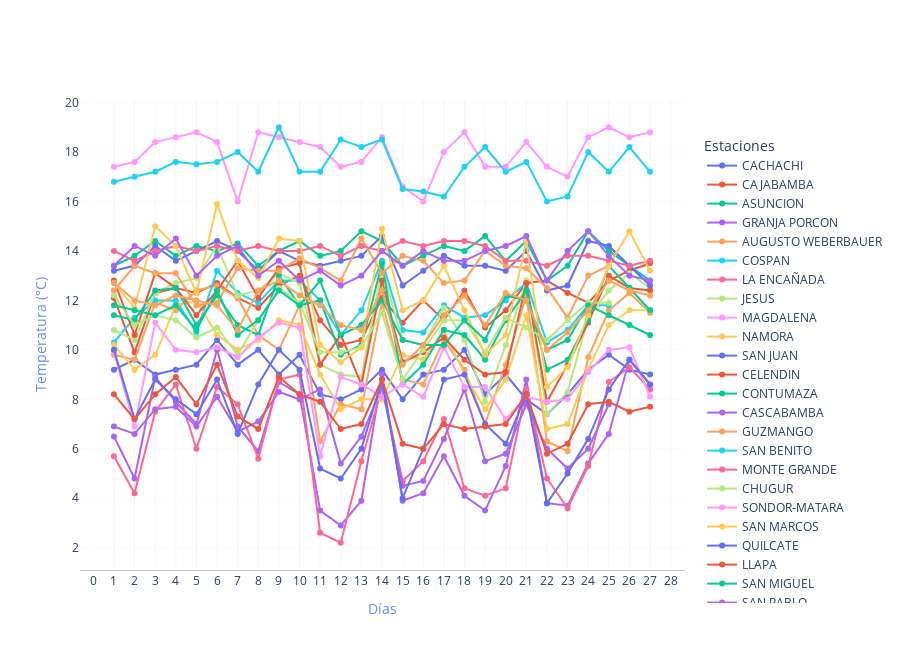

The code cell stored with this chart in its notebook:
### Code cell
dash.fig_mn

### Figure 1 — Plotly figure (JSON) as saved in the notebook; plotly's stock layout.template omitted (floating-point values rounded to 4 significant figures)
{"data": [{"mode": "lines+markers", "name": "CACHACHI", "type": "scatter", "x": [1, 2, 3, 4, 5, 6, 7, 8, 9, 10, 11, 12, 13, 14, 15, 16, 17, 18, 19, 20, 21, 22, 23, 24, 25, 26, 27], "y": [9.2, 9.6, 9, 9.2, 9.4, 10.4, 9.4, 10, 9, 9.8, 8.2, 8, 8.4, 9.2, 8, 9, 9.2, 10, 8.2, 9, 8, 7.4, 8.2, 9.2, 9.8, 9.2, 9]}, {"mode": "lines+markers", "name": "CAJABAMBA", "type": "scatter", "x": [1, 2, 3, 4, 5, 6, 7, 8, 9, 10, 11, 12, 13, 14, 15, 16, 17, 18, 19, 20, 21, 22, 23, 24, 25, 26, 27], "y": [12.1, 9.9, 12.3, 12.5, 12.3, 12.7, 12.1, 11.7, 12.6, 13, 11.2, 10.2, 10.4, 12.1, 11.1, 12, 11.2, 12.4, 10.9, 11.6, 12.7, 12.8, 12.3, 11.9, 12.8, 13.2, 13.5]}, {"mode": "lines+markers", "name": "ASUNCION", "type": "scatter", "x": [1, 2, 3, 4, 5, 6, 7, 8, 9, 10, 11, 12, 13, 14, 15, 16, 17, 18, 19, 20, 21, 22, 23, 24, 25, 26, 27], "y": [13.4, 13.8, 14.4, 13.8, 14.2, 14, 14.3, 13.4, 14, 14.4, 13.8, 14, 14.8, 14.4, 13.4, 13.8, 14.2, 14, 14.6, 13.6, 14.4, 12.8, 13.4, 14.8, 14, 13.4, 12.8]}, {"mode": "lines+markers", "name": "GRANJA PORCON", "type": "scatter", "x": [1, 2, 3, 4, 5, 6, 7, 8, 9, 10, 11, 12, 13, 14, 15, 16, 17, 18, 19, 20, 21, 22, 23, 24, 25, 26, 27], "y": [6.5, 4.8, 8.9, 7.9, 7, 10, 6.9, 5.9, 8.7, 8.2, 3.5, 2.9, 3.9, 9, 3.9, 4.2, 5.7, 4.1, 3.5, 5.3, 8.8, 3.8, 3.7, 5.4, 6.6, 9.6, 8.6]}, {"mode": "lines+markers", "name": "AUGUSTO WEBERBAUER", "type": "scatter", "x": [1, 2, 3, 4, 5, 6, 7, 8, 9, 10, 11, 12, 13, 14, 15, 16, 17, 18, 19, 20, 21, 22, 23, 24, 25, 26, 27], "y": [9.8, 9.6, 11.9, 11.6, 12.4, 12.6, 12.1, 10.6, 10, 11.8, 6.3, 7.8, 7.6, 11.9, 8.8, 8.6, 10.4, 9.2, 7, 9.4, 12.2, 6.3, 5.9, 9.7, 11.6, 12.3, 11.5]}, {"mode": "lines+markers", "name": "COSPAN", "type": "scatter", "x": [1, 2, 3, 4, 5, 6, 7, 8, 9, 10, 11, 12, 13, 14, 15, 16, 17, 18, 19, 20, 21, 22, 23, 24, 25, 26, 27], "y": [10.3, 11.3, 12, 12, 10.7, 13.2, 12.3, 11.9, 12.8, 12.8, 12, 10.6, 11.6, 13.6, 10.8, 10.7, 11.8, 11.3, 11.4, 12, 12.7, 10.3, 10.8, 11.8, 11.8, null, null]}, {"mode": "lines+markers", "name": "LA ENCAÑADA", "type": "scatter", "x": [1, 2, 3, 4, 5, 6, 7, 8, 9, 10, 11, 12, 13, 14, 15, 16, 17, 18, 19, 20, 21, 22, 23, 24, 25, 26, 27], "y": [5.7, 4.2, 7.5, 8.6, 6, 8.5, 7.8, 5.6, 8.8, 9, 2.6, 2.2, 5.5, 8.5, 4.7, 5.5, 7.2, 4.4, 4.1, 4.4, 8.4, 4.8, 3.6, 5.3, 8.7, 9.3, 8.4]}, {"mode": "lines+markers", "name": "JESUS", "type": "scatter", "x": [1, 2, 3, 4, 5, 6, 7, 8, 9, 10, 11, 12, 13, 14, 15, 16, 17, 18, 19, 20, 21, 22, 23, 24, 25, 26, 27], "y": [10.8, 10.4, 12.3, 12.7, 12.9, 14.2, 12.2, 12.4, 13.1, 12.7, 9.4, 9, 8.9, 13.3, 10.4, 10.2, 11.7, 10.4, 7.9, 10.2, 12.8, 7.4, 8.3, 11.3, 12.4, 13.1, 12.5]}, {"mode": "lines+markers", "name": "MAGDALENA", "type": "scatter", "x": [1, 2, 3, 4, 5, 6, 7, 8, 9, 10, 11, 12, 13, 14, 15, 16, 17, 18, 19, 20, 21, 22, 23, 24, 25, 26, 27], "y": [17.4, 17.6, 18.4, 18.6, 18.8, 18.4, 16, 18.8, 18.6, 18.4, 18.2, 17.4, 17.6, 18.6, 16.6, 16, 18, 18.8, 17.4, 17.4, 18.4, 17.4, 17, 18.6, 19, 18.6, 18.8]}, {"mode": "lines+markers", "name": "NAMORA", "type": "scatter", "x": [1, 2, 3, 4, 5, 6, 7, 8, 9, 10, 11, 12, 13, 14, 15, 16, 17, 18, 19, 20, 21, 22, 23, 24, 25, 26, 27], "y": [10.2, 9.2, 9.8, 11.8, 12, 10.6, 10, 10.4, 11.2, 11, 9, 7.6, 8, 8, 9.8, 9.6, 10.8, 9, 7.6, 8.8, 11.4, 6.8, 7, 9.2, 11, 11.6, 11.6]}, {"mode": "lines+markers", "name": "SAN JUAN", "type": "scatter", "x": [1, 2, 3, 4, 5, 6, 7, 8, 9, 10, 11, 12, 13, 14, 15, 16, 17, 18, 19, 20, 21, 22, 23, 24, 25, 26, 27], "y": [13.2, 13.4, 14.2, 13.6, 14, 14.4, 14, 13.2, 14, 13.6, 13.4, 13.6, 13.8, 14.6, 12.6, 13.2, 13.8, 13.4, 13.4, 13.2, 14, 12.4, 12.6, 14.4, 14.2, 13.4, 12.6]}, {"mode": "lines+markers", "name": "CELENDIN", "type": "scatter", "x": [1, 2, 3, 4, 5, 6, 7, 8, 9, 10, 11, 12, 13, 14, 15, 16, 17, 18, 19, 20, 21, 22, 23, 24, 25, 26, 27], "y": [12.8, 10.6, 13.1, 12.5, 11.4, 12.4, 13.6, 12.1, 13.3, 13.5, 9.4, 10.6, 8.6, 12.8, 9.5, 9.9, 10.5, 9.6, 9, 9.1, 12.7, 7.9, 9.4, 11.1, 13, 12.5, 12.4]}, {"mode": "lines+markers", "name": "CONTUMAZA", "type": "scatter", "x": [1, 2, 3, 4, 5, 6, 7, 8, 9, 10, 11, 12, 13, 14, 15, 16, 17, 18, 19, 20, 21, 22, 23, 24, 25, 26, 27], "y": [11.4, 11.2, 12.4, 12.5, 11, 12.2, 11, 10.6, 13, 11.8, 12, 9.8, 10.2, 13.5, 8.6, 9.4, 10.8, 10.6, 9.6, 11.2, 12.4, 9.2, 9.6, 11.2, 13.4, 12.5, 11.6]}, {"mode": "lines+markers", "name": "CASCABAMBA", "type": "scatter", "x": [1, 2, 3, 4, 5, 6, 7, 8, 9, 10, 11, 12, 13, 14, 15, 16, 17, 18, 19, 20, 21, 22, 23, 24, 25, 26, 27], "y": [6.9, 6.6, 7.6, 7.7, 6.9, 8.1, 6.7, 7.1, 8.3, 8, 8.4, 5.4, 6.5, 8.5, 4.5, 4.7, 6.4, 8.4, 5.5, 5.8, 7.8, 6, 5.2, 6, 7.8, null, null]}, {"mode": "lines+markers", "name": "GUZMANGO", "type": "scatter", "x": [1, 2, 3, 4, 5, 6, 7, 8, 9, 10, 11, 12, 13, 14, 15, 16, 17, 18, 19, 20, 21, 22, 23, 24, 25, 26, 27], "y": [12.4, 13.4, 13.1, 13.1, 11.8, 11.9, 13.3, 13.2, 13.2, 13.7, 13.3, 12.8, 14.5, 13.1, 13.8, 13.6, 12.7, 12.8, 14, 13.4, 13.3, 12.5, 11.3, 13, 13.4, null, null]}, {"mode": "lines+markers", "name": "SAN BENITO", "type": "scatter", "x": [1, 2, 3, 4, 5, 6, 7, 8, 9, 10, 11, 12, 13, 14, 15, 16, 17, 18, 19, 20, 21, 22, 23, 24, 25, 26, 27], "y": [16.8, 17, 17.2, 17.6, 17.5, 17.6, 18, 17.2, 19, 17.2, 17.2, 18.5, 18.2, 18.5, 16.5, 16.4, 16.2, 17.4, 18.2, 17.2, 17.6, 16, 16.2, 18, 17.2, 18.2, 17.2]}, {"mode": "lines+markers", "name": "MONTE GRANDE", "type": "scatter", "x": [1, 2, 3, 4, 5, 6, 7, 8, 9, 10, 11, 12, 13, 14, 15, 16, 17, 18, 19, 20, 21, 22, 23, 24, 25, 26, 27], "y": [14, 13.6, 14, 14.2, 14, 14.2, 14, 14.2, 14, 14, 14.2, 13.8, 14.2, 14, 14.4, 14.2, 14.4, 14.4, 14.2, 13.6, 13.6, 13.4, 13.8, 13.8, 13.6, 13.4, 13.6]}, {"mode": "lines+markers", "name": "CHUGUR", "type": "scatter", "x": [1, 2, 3, 4, 5, 6, 7, 8, 9, 10, 11, 12, 13, 14, 15, 16, 17, 18, 19, 20, 21, 22, 23, 24, 25, 26, 27], "y": [12.2, 11, 11.4, 11.2, 10.5, 10.9, 9.8, 11.2, 12.5, 11.9, 9.9, 9.9, 10.1, 11.5, 8.8, 10, 11.2, 11.2, 9.9, 11.3, 10.9, 10.4, 11.2, 11.9, 11.9, null, null]}, {"mode": "lines+markers", "name": "SONDOR-MATARA", "type": "scatter", "x": [1, 2, 3, 4, 5, 6, 7, 8, 9, 10, 11, 12, 13, 14, 15, 16, 17, 18, 19, 20, 21, 22, 23, 24, 25, 26, 27], "y": [9.9, 6.9, 11.1, 10, 9.9, 10.1, 9.7, 10.5, 11.1, 10.9, 5.7, 8.9, 8.6, 8.1, 8.6, 8.1, 10.1, 8.5, 8.5, 7.2, 8.1, 7.9, 8, 9.1, 10, 10.1, 8.1]}, {"mode": "lines+markers", "name": "SAN MARCOS", "type": "scatter", "x": [1, 2, 3, 4, 5, 6, 7, 8, 9, 10, 11, 12, 13, 14, 15, 16, 17, 18, 19, 20, 21, 22, 23, 24, 25, 26, 27], "y": [12.7, 11.7, 15, 14.2, 12.3, 15.9, 13.6, 12.9, 14.5, 14.4, 10.2, 9.5, 10.1, 14.9, 11.6, 12, 13.4, 11.6, 9.8, 10.6, 14.4, 8.5, 9.3, 11.4, 13.4, 14.8, 13.2]}, {"mode": "lines+markers", "name": "QUILCATE", "type": "scatter", "x": [1, 2, 3, 4, 5, 6, 7, 8, 9, 10, 11, 12, 13, 14, 15, 16, 17, 18, 19, 20, 21, 22, 23, 24, 25, 26, 27], "y": [10, 7.2, 8.8, 8, 7.4, 8.8, 6.6, 8.6, 10, 9.2, 5.2, 4.8, 6, 8.8, 4, 6, 8.8, 9, 7, 6.2, 8.2, 3.8, 5, 6.4, 8.4, 9.6, 8.6]}, {"mode": "lines+markers", "name": "LLAPA", "type": "scatter", "x": [1, 2, 3, 4, 5, 6, 7, 8, 9, 10, 11, 12, 13, 14, 15, 16, 17, 18, 19, 20, 21, 22, 23, 24, 25, 26, 27], "y": [8.2, 7.2, 8.2, 8.9, 7.8, 9.4, 7.3, 6.8, 8.9, 8.2, 7.9, 6.8, 7, 8.8, 6.2, 6, 7, 6.8, 6.9, 7, 8.2, 5.8, 6.2, 7.8, 7.9, 7.5, 7.7]}, {"mode": "lines+markers", "name": "SAN MIGUEL", "type": "scatter", "x": [1, 2, 3, 4, 5, 6, 7, 8, 9, 10, 11, 12, 13, 14, 15, 16, 17, 18, 19, 20, 21, 22, 23, 24, 25, 26, 27], "y": [11.8, 11.6, 11.4, 11.8, 10.8, 12.4, 10.6, 11.2, 12.4, 11.8, 12.8, 10.6, 11, 12, 10.4, 10.2, 10.2, 11.2, 10.4, 12.2, 12, 10, 10.4, 11.8, 11.4, 11, 10.6]}, {"mode": "lines+markers", "name": "SAN PABLO", "type": "scatter", "x": [1, 2, 3, 4, 5, 6, 7, 8, 9, 10, 11, 12, 13, 14, 15, 16, 17, 18, 19, 20, 21, 22, 23, 24, 25, 26, 27], "y": [13.4, 14.2, 13.8, 14.5, 13, 13.8, 14.2, 13, 13.6, 12.8, 13.2, 12.6, 13, 14, 13.4, 14, 13.6, 13.6, 14, 14.2, 14.6, 12.8, 14, 14.8, 13.8, 13, 12.8]}, {"mode": "lines+markers", "name": "NIEPOS", "type": "scatter", "x": [1, 2, 3, 4, 5, 6, 7, 8, 9, 10, 11, 12, 13, 14, 15, 16, 17, 18, 19, 20, 21, 22, 23, 24, 25, 26, 27], "y": [12.7, 12, 11.8, 12.2, 12, 11.8, 10.8, 12.4, 12.8, 12.2, 11.8, 11, 10.8, 12.4, 9.4, 10.2, 11.4, 12.2, 11, 12.3, 12, 10, 10.7, 11.6, 12.8, 12.4, 12.2]}], "layout": {"colorway": ["#636EFA", "#EF553B", "#00CC96", "#AB63FA", "#FFA15A", "#19D3F3", "#FF6692", "#B6E880", "#FF97FF", "#FECB52"], "height": 650, "legend": {"title": {"text": "Estaciones"}, "x": 1.03, "y": 0.93}, "paper_bgcolor": "rgb(255,255,255)", "plot_bgcolor": "rgba(0, 0, 0, 0)", "showlegend": true, "xaxis": {"dtick": 1, "gridcolor": "rgba(244,244,244,255)", "gridwidth": 1, "linecolor": "rgba(196,198,206,255)", "linewidth": 1, "showgrid": true, "showline": true, "title": {"font": {"color": "rgba(100,143,240,255)"}, "text": "Días"}}, "yaxis": {"dtick": 2, "gridcolor": "rgba(244,244,244,255)", "gridwidth": 0.5, "showgrid": true, "title": {"font": {"color": "rgba(100,143,240,255)"}, "text": "Temperatura (°C)"}}}}
